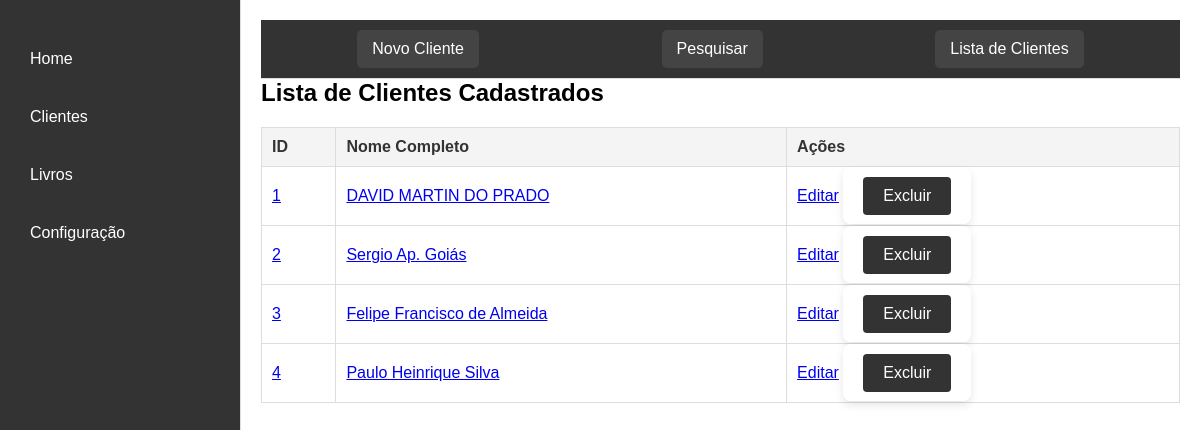
Screenshot of /clientes with the database file from the repository.
### models.py (models this page shows)
class Cliente(db.Model):
    id = db.Column(db.Integer, primary_key=True)
    nome_completo = db.Column(db.String(100), nullable=False)
    data_nascimento = db.Column(db.String(10), nullable=False)
    identidade = db.Column(db.String(50), nullable=False)
    telefone = db.Column(db.String(20), nullable=False)  # Coluna telefone
    rua = db.Column(db.String(100), nullable=False)  # Coluna rua
    bairro = db.Column(db.String(100), nullable=False)  # Coluna bairro
    cidade = db.Column(db.String(50), nullable=False)
    profissao = db.Column(db.String(50), nullable=False)
    escolaridade = db.Column(db.String(50), nullable=False)
    data_cadastro = db.Column(db.DateTime, default=datetime.utcnow)

### app.py (the view)
@app.route('/clientes', methods=['GET', 'POST'])
def clientes():
    if request.method == 'POST':
        nome_completo = request.form['nome_completo']
        data_nascimento = request.form['data_nascimento']
        identidade = request.form['identidade']
        telefone = request.form['telefone']
        rua = request.form['rua']
        bairro = request.form['bairro']
        cidade = request.form['cidade']
        profissao = request.form['profissao']
        escolaridade = request.form['escolaridade']
        novo_cliente = Cliente(
            nome_completo=nome_completo,
            data_nascimento=data_nascimento,
            identidade=identidade,
            telefone=telefone,
            rua=rua,
            bairro=bairro,
            cidade=cidade,
            profissao=profissao,
            escolaridade=escolaridade
        )
        try:
            db.session.add(novo_cliente)
            db.session.commit()
            flash('Cliente cadastrado com sucesso!')
            return redirect(url_for('clientes'))
        except Exception as e:
            db.session.rollback()
            flash(f'Erro ao cadastrar cliente: {str(e)}')
            return redirect(url_for('clientes'))
    else:
        nome = request.args.get('nome', '')
        if nome:
            clientes = Cliente.query.filter(Cliente.nome_completo.ilike(f'%{nome}%')).all()
        else:
            clientes = Cliente.query.all()
    return render_template('clientes.html', clientes=clientes, filter_name=nome)

### templates/clientes.html (shortened to what this page needs)
{% extends "index.html" %}
{% block content %}
    <div class="top-menu">
        <button onclick="window.location.href='{{ url_for('novo_cliente') }}'">Novo Cliente</button>
        <button id="showPesquisarButton" onclick="togglePesquisar()">Pesquisar</button>
        <button onclick="window.location.href='{{ url_for('clientes') }}'">Lista de Clientes</button>
    </div>
    <link rel="stylesheet" href="{{ url_for('static', filename='clientes.css') }}">
    <h2>Lista de Clientes Cadastrados</h2>
    <table>
        <thead>
            <tr>
                <th>ID</th>
                <th>Nome Completo</th>
                <th>Ações</th>
            </tr>
        </thead>
        <tbody>
            {% for cliente in clientes %}
            <tr>
                <td><a href="{{ url_for('visualizar_cliente', id=cliente.id) }}" target="_blank">{{ cliente.id }}</a></td>
                <td><a href="{{ url_for('visualizar_cliente', id=cliente.id) }}" target="_blank">{{ cliente.nome_completo }}</a></td>
                <td>
                    <a href="{{ url_for('editar_cliente', id=cliente.id) }}">Editar</a>
                    <form action="{{ url_for('deletar_cliente', id=cliente.id) }}" method="POST" style="display:inline;">
                        <button type="submit" onclick="return confirmarExclusao()">Excluir</button>
                    </form>
                </td>
            </tr>
            {% endfor %}
        </tbody>
    </table>
{% endblock %}

### static/index.css (style rules this page uses)
* { margin: 0; padding: 0; box-sizing: border-box; }
body { font-family: Arial, sans-serif; background-color: #f9f9f9; display: flex; height: 100vh; }
form { margin: 20px 0; display: flex; flex-direction: column; width: 100%; max-width: 600px; background-color: #fff; padding: 20px; border-radius: 8px; box-shadow: 0 4px 8px rgba(0, 0, 0, 0.1); }
form button { padding: 10px; background-color: #333; color: #fff; border: none; border-radius: 4px; font-size: 16px; cursor: pointer; }
table { width: 100%; border-collapse: collapse; margin-top: 20px; }
table th, table td { border: 1px solid #ddd; padding: 10px; text-align: left; }
table th { background-color: #f4f4f4; color: #333; }

### static/clientes.css (style rules this page uses)
.top-menu { display: flex; color: #fff; justify-content: space-around; padding: 10px; padding: 10px; background-color: #333; border-bottom: 1px solid #ddd; align-items: center; }
.top-menu button { background-color: #444; color: white; border: none; padding: 10px 15px; cursor: pointer; border-radius: 5px; font-size: 16px; }
* { margin: 0; padding: 0; box-sizing: border-box; }
body { font-family: Arial, sans-serif; background-color: #; display: flex; height: 100vh; }
form { margin: 20px 0; display: flex; flex-direction: column; width: 100%; max-width: 600px; background-color: #fff; padding: 20px; border-radius: 8px; box-shadow: 0 4px 8px rgba(0, 0, 0, 0.1); }
form button { padding: 10px; background-color: #333; color: #fff; border: none; border-radius: 4px; font-size: 16px; cursor: pointer; }
#showPesquisarButton { margin-left: 10px; }
table { width: 100%; border-collapse: collapse; margin-top: 20px; }
table th, table td { border: 1px solid #ddd; padding: 10px; text-align: left; }
table th { background-color: #f4f4f4; color: #333; }
form button { padding: 10px 20px; background-color: #333; color: white; border: none; border-radius: 4px; cursor: pointer; }

### rows the page displays
Cliente: id "1", nome_completo "DAVID MARTIN DO PRADO"
Cliente: id "2", nome_completo "Sergio Ap. Goiás"
Cliente: id "3", nome_completo "Felipe Francisco de Almeida"
Cliente: id "4", nome_completo "Paulo Heinrique Silva"
